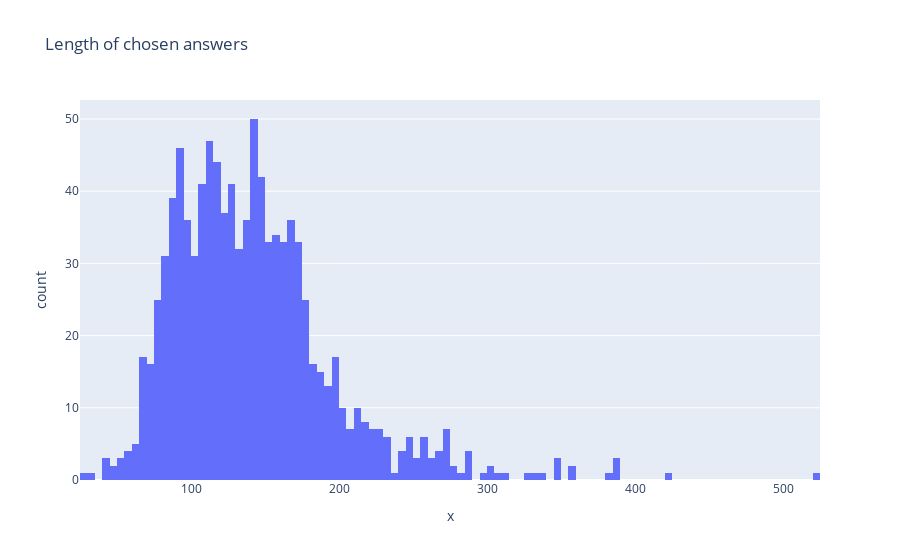

This figure's notebook cell:
### Code cell
fig = px.histogram(x=[len(i) for i in chosen_answers_webGPT], nbins=100, title="Length of chosen answers")
fig.show()

### Figure 1 — Plotly figure (JSON) as saved in the notebook; plotly's stock layout.template omitted (floating-point values rounded to 4 significant figures; data arrays with more than 128 entries replaced by an {"elided": "..."} marker saying what was removed)
{"data": [{"alignmentgroup": "True", "bingroup": "x", "hovertemplate": "x=%{x}<br>count=%{y}<extra></extra>", "legendgroup": "", "marker": {"color": "#636efa", "pattern": {"shape": ""}}, "name": "", "nbinsx": 100, "offsetgroup": "", "orientation": "v", "showlegend": false, "type": "histogram", "x": {"elided": "1000 int values"}, "xaxis": "x", "yaxis": "y"}], "layout": {"barmode": "relative", "legend": {"tracegroupgap": 0}, "title": {"text": "Length of chosen answers"}, "xaxis": {"anchor": "y", "domain": [0, 1], "title": {"text": "x"}}, "yaxis": {"anchor": "x", "domain": [0, 1], "title": {"text": "count"}}}}
